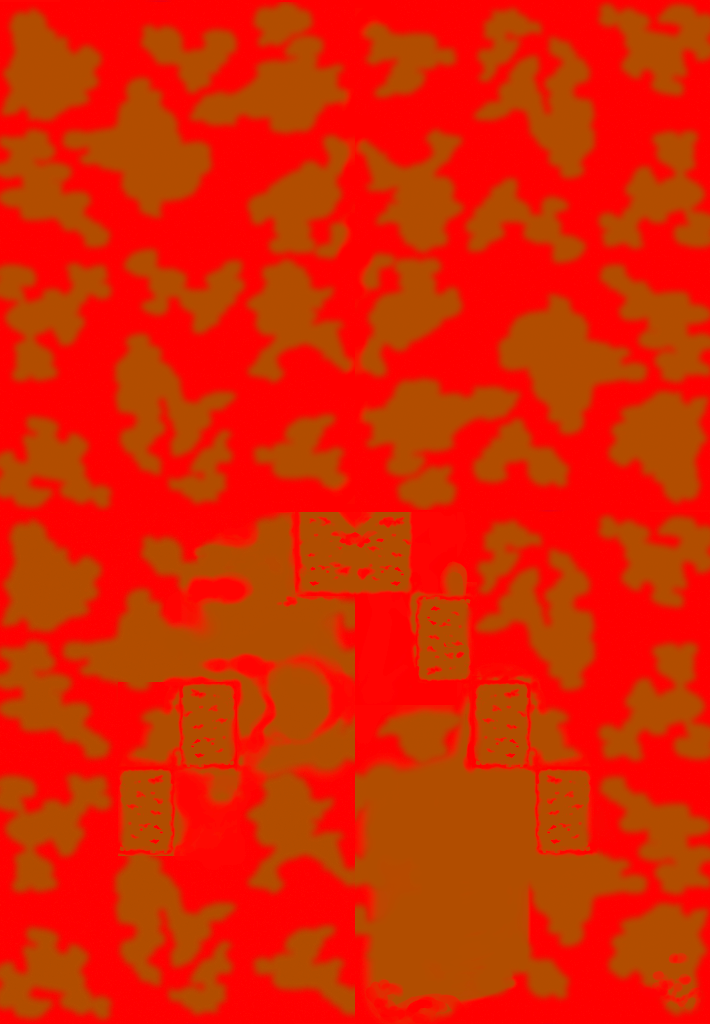

Rendered tile map (Tiled .tmx) drawn with the repository's tilesets; below, a short description and the full map source, tile grids included:
An orthogonal 2x2 tile map with 355x512 px tiles, 1 tile layer (图块层 1), 1 hidden layer not drawn, 17 tilesets.

<map version="1.5" tiledversion="1.6.0" orientation="orthogonal" renderorder="right-down" width="2" height="2" tilewidth="355" tileheight="512" infinite="0" nextlayerid="3" nextobjectid="1">
 <tileset firstgid="1" name="CT_05" tilewidth="512" tileheight="512" tilecount="1" columns="1">
  <image source="terrains/Controltexture_05.png" width="512" height="512" />
 </tileset>
 <tileset firstgid="2" name="CT_06" tilewidth="337" tileheight="512" tilecount="1" columns="1">
  <grid orientation="orthogonal" width="512" height="512" />
  <image source="terrains/Controltexture_06.png" width="355" height="512" />
 </tileset>
 <tileset firstgid="3" name="CT_01" tilewidth="512" tileheight="512" tilecount="1" columns="1">
  <image source="terrains/Controltexture_01.png" width="512" height="512" />
 </tileset>
 <tileset firstgid="4" name="CT_02" tilewidth="512" tileheight="512" tilecount="1" columns="1">
  <image source="terrains/Controltexture_02.png" width="512" height="512" />
 </tileset>
 <tileset firstgid="5" name="CT_03" tilewidth="512" tileheight="512" tilecount="1" columns="1">
  <image source="terrains/Controltexture_03.png" width="512" height="512" />
 </tileset>
 <tileset firstgid="6" name="CT_04" tilewidth="512" tileheight="512" tilecount="1" columns="1">
  <image source="terrains/Controltexture_04.png" width="512" height="512" />
 </tileset>
 <tileset firstgid="7" name="CT_07" tilewidth="337" tileheight="512" tilecount="1" columns="1">
  <grid orientation="orthogonal" width="512" height="512" />
  <image source="terrains/Controltexture_07.png" width="355" height="512" />
 </tileset>
 <tileset firstgid="8" name="CT_08" tilewidth="337" tileheight="512" tilecount="1" columns="1">
  <grid orientation="orthogonal" width="512" height="512" />
  <image source="terrains/Controltexture_08.png" width="355" height="512" />
 </tileset>
 <tileset firstgid="9" name="CT_09" tilewidth="337" tileheight="512" tilecount="1" columns="1">
  <grid orientation="orthogonal" width="512" height="512" />
  <image source="terrains/Controltexture_09.png" width="355" height="512" />
 </tileset>
 <tileset firstgid="10" name="CT_10" tilewidth="355" tileheight="512" tilecount="1" columns="1">
  <image source="terrains/Controltexture_10.png" width="355" height="512" />
 </tileset>
 <tileset firstgid="11" name="CT_11" tilewidth="355" tileheight="512" tilecount="1" columns="1">
  <image source="terrains/Controltexture_11.png" width="355" height="512" />
 </tileset>
 <tileset firstgid="12" name="CT_10_1" tilewidth="355" tileheight="512" tilecount="1" columns="1">
  <image source="terrains/Controltexture_10_1.png" width="355" height="512" />
 </tileset>
 <tileset firstgid="13" name="CT_11_1" tilewidth="355" tileheight="512" tilecount="1" columns="1">
  <image source="terrains/Controltexture_11_1.png" width="355" height="512" />
 </tileset>
 <tileset firstgid="14" name="CT_06_1" tilewidth="355" tileheight="512" tilecount="1" columns="1">
  <image source="terrains/Controltexture_06_1.png" width="355" height="512" />
 </tileset>
 <tileset firstgid="15" name="CT_07_1" tilewidth="355" tileheight="512" tilecount="1" columns="1">
  <image source="terrains/Controltexture_07_1.png" width="355" height="512" />
 </tileset>
 <tileset firstgid="16" name="CT_08_1" tilewidth="355" tileheight="512" tilecount="1" columns="1">
  <image source="terrains/Controltexture_08_1.png" width="355" height="512" />
 </tileset>
 <tileset firstgid="17" name="CT_09_1" tilewidth="355" tileheight="512" tilecount="1" columns="1">
  <image source="terrains/Controltexture_09_1.png" width="355" height="512" />
 </tileset>
 <layer id="1" name="图块层 1" width="2" height="2">
  <data encoding="csv">
10,11,
13,12
</data>
 </layer>
 <imagelayer id="2" name="Image Layer 1" visible="0">
  <image source="terrains/8C_C.png" width="1764" height="2557" />
 </imagelayer>
</map>
